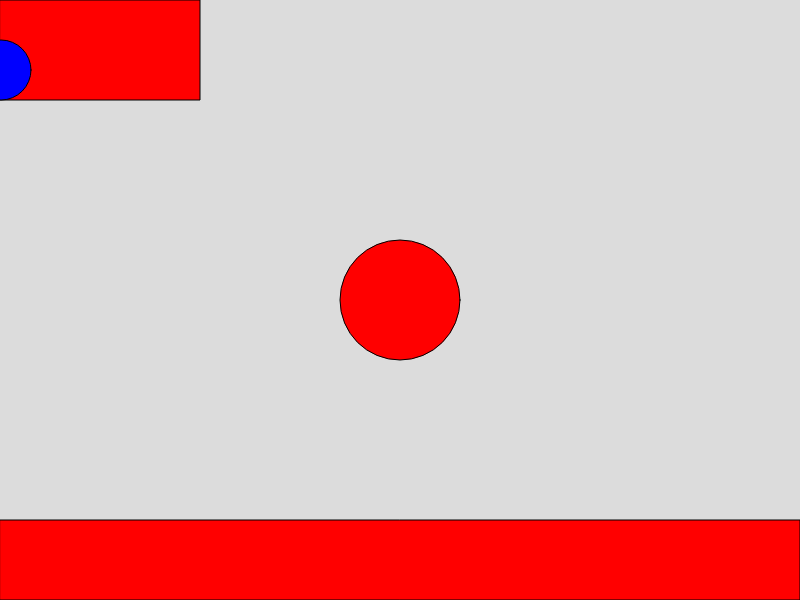
Frame 1 (no input)
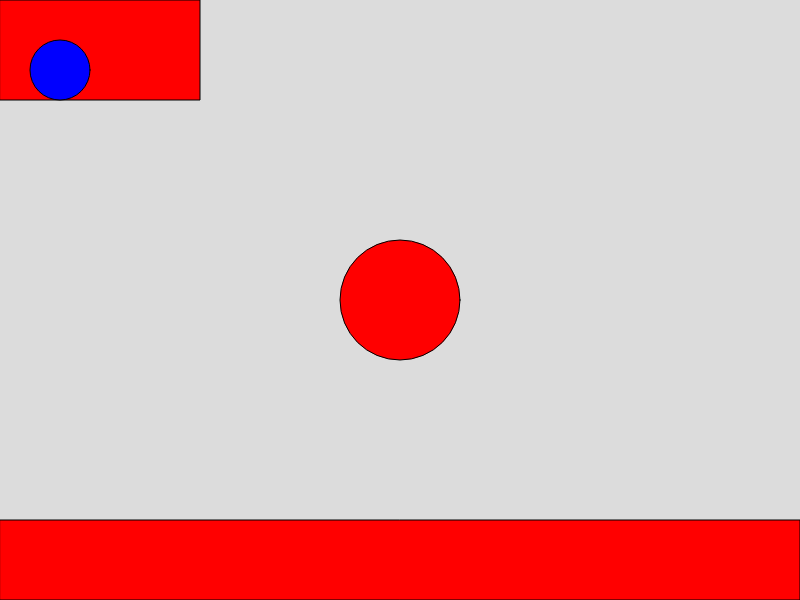
Frame 60 (no input)
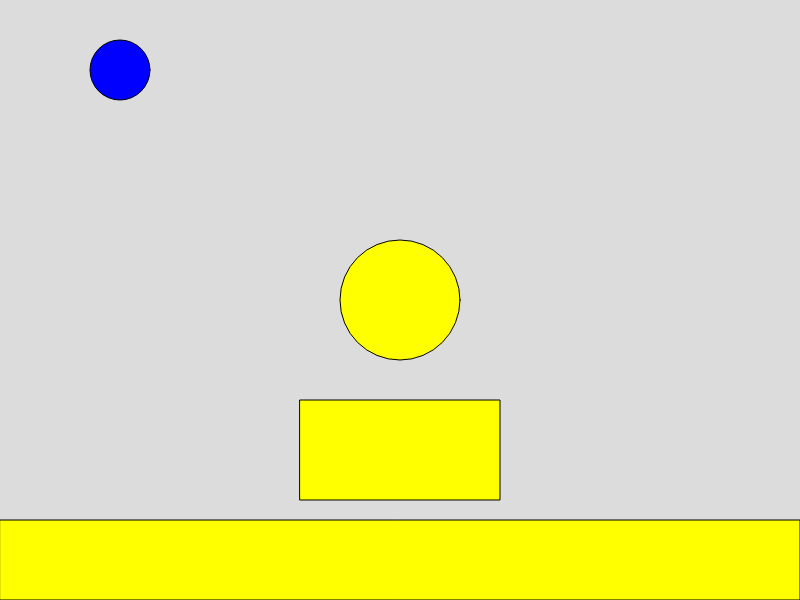
Frame 120 (the mouse pressed at the canvas centre since frame 60)

The p5.js sketch that drew these frames (run headless with seeded random() and noise() and a simulated clock; from frame 60 on, the mouse is pressed at the canvas centre):

// p5.js sketch
// ── sketch.js
/*
Processing Variable:
mouseX -> aktuelle mouseX-Position
mouseY -> aktuelle mouseY-Position
width -> Breite der Zeichenfläche
height -> Höhe der Zeichenfläche
frameCount -> Anzahl der bisher gezeichneten Frames
*/


function setup() {
  createCanvas(800, 600);

  
}

function draw() {
  background(220);
  
  fill(255, mouseY, 0);
  rect(mouseY, mouseX, 200, 100);

  ellipse(width/2, height/2, 120, 120);

  rect(0 ,height-80 ,width, 80);


  fill(0, 0, 255);
  ellipse(frameCount%width, 70, 60, 60);
}
